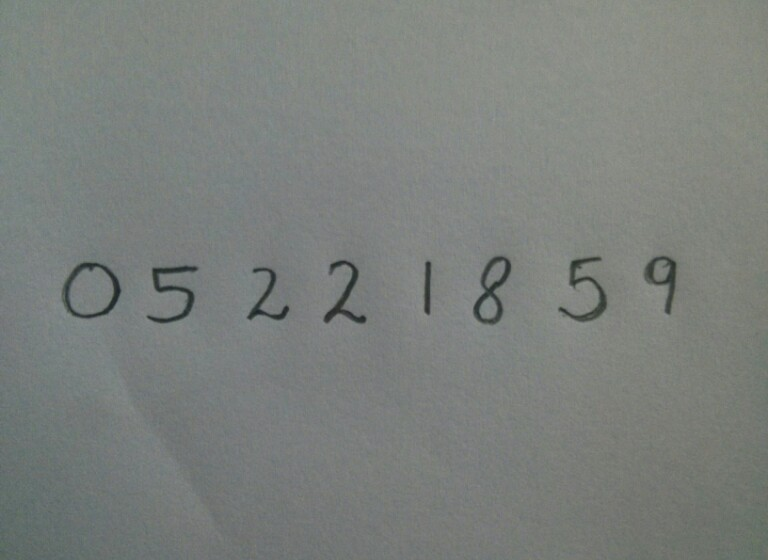
#> input picture images/test_photo_1.jpg, 768 x 560 px
$ python image.py images/test_photo_1.jpg
#> lines starting #> are read from the running program, lines starting #| are printed output that depends on the picture; after the words box and inside, x2 and y2 are one past the last pixel; in counts of white or black regions, pixels touching at a corner belong together
import cv2
import sys
from skimage.feature import hog
import numpy as np
import joblib

# Load the Classifier
clf = joblib.load("digits_cls.pkl")
#> (reads digits_cls.pkl from the repository)

# Read the input image filename from command-line arguments
if len(sys.argv) != 2:
    print("Usage: python image.py <image_filename>")
    sys.exit(1)

imagePath = sys.argv[1]
im = cv2.imread(imagePath)
#> im is the input picture: shape (560, 768, 3); mean B, G, R 123.9, 127.4, 123

# Convert to grayscale and apply Gaussian filtering
im_gray = cv2.cvtColor(im, cv2.COLOR_BGR2GRAY)
im_gray = cv2.GaussianBlur(im_gray, (5, 5), 0)

# Threshold the image
ret, im_th = cv2.threshold(im_gray, 90, 255, cv2.THRESH_BINARY_INV)
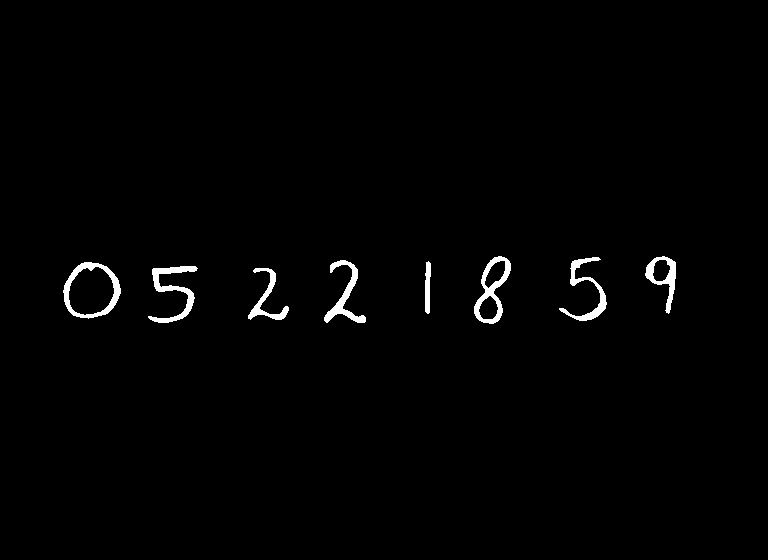
#> im_th: shape (560, 768); 1.2% white; 8 white regions

# Find contours in the image
ctrs, hier = cv2.findContours(
    im_th.copy(), cv2.RETR_EXTERNAL, cv2.CHAIN_APPROX_SIMPLE)
#> ctrs = 8 contours; box (x1, y1, x2, y2) and area: (63, 262, 121, 319) 2436, (474, 256, 511, 324) 1370, (645, 256, 676, 314) 795, (148, 266, 198, 323) 694, (324, 260, 366, 323) 620, (559, 257, 607, 321) 573, (248, 268, 289, 320) 444, (425, 261, 431, 314) 202

# Get rectangles contains each contour
rects = [cv2.boundingRect(ctr) for ctr in ctrs]
#> rects = [(248, 268, 41, 52), (148, 266, 50, 57), (63, 262, 58, 57), (425, 261, 6, 53), (324, 260, 42, 63), (559, 257, 48, 64), (645, 256, 31, 58), (474, 256, 37, 68)]

# For each rectangular region, calculate HOG features and predict
# the digit using LINEAR SVM
for rect in rects:
    # Draw the rectangles
    cv2.rectangle(im, (rect[0], rect[1]), (rect[0] +
                  rect[2], rect[1] + rect[3]), (0, 255, 0), 3)

    # Make the rectangular region around the digit
    leng = int(rect[3] * 1.6)
    pt1 = int(rect[1] + rect[3] // 2 - leng // 2)
    pt2 = int(rect[0] + rect[2] // 2 - leng // 2)
    roi = im_th[pt1:pt1 + leng, pt2:pt2 + leng]

    # Check if roi is not empty and its size is greater than zero before resizing
    if roi is not None and roi.size > 0:
        # Resize the image
        roi = cv2.resize(roi, (28, 28), interpolation=cv2.INTER_AREA)
        roi = cv2.dilate(roi, (3, 3))

        # Calculate the HOG features
        roi_hog_fd = hog(roi, orientations=9, pixels_per_cell=(
            14, 14), cells_per_block=(1, 1), visualize=False)
        nbr = clf.predict(np.array([roi_hog_fd], 'float64'))
        cv2.putText(im, str(int(nbr[0])), (rect[0], rect[1]),
                    cv2.FONT_HERSHEY_DUPLEX, 2, (0, 255, 0), 3)
#> this loop made 8 passes
#> (rect, leng, pt1, pt2, nbr) on passes 1 to 8: ((248, 268, 41, 52), 83, 253, 227, [2]), ((148, 266, 50, 57), 91, 249, 128, [5]), ((63, 262, 58, 57), 91, 245, 47, [0]), ((425, 261, 6, 53), 84, 245, 386, [1]), ((324, 260, 42, 63), 100, 241, 295, [2]), ((559, 257, 48, 64), 102, 238, 532, [5]), ((645, 256, 31, 58), 92, 239, 614, [9]), ((474, 256, 37, 68), 108, 236, 438, [8])
#> pass 1, `roi = im_th[pt1:pt1 + leng, pt2:pt2 + leng]`:
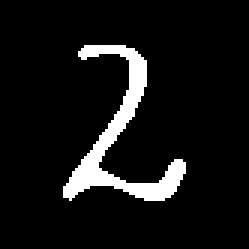
#> roi: shape (83, 83) (shown 3 times larger); 7.9% white; 1 white region, box (x1, y1, x2, y2) and area: (21, 15, 62, 67) 543
#> pass 1, `roi = cv2.resize(roi, (28, 28), interpolation=cv2.INTER_AREA)`:
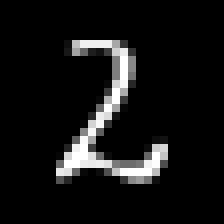
#> roi: shape (28, 28) (shown 8 times larger); min 0, max 255, mean 20.1
#> pass 1, `roi = cv2.dilate(roi, (3, 3))`:
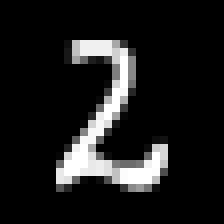
#> roi: shape (28, 28) (shown 8 times larger); min 0, max 255, mean 27.7
#> pass 2, `roi = im_th[pt1:pt1 + leng, pt2:pt2 + leng]`:
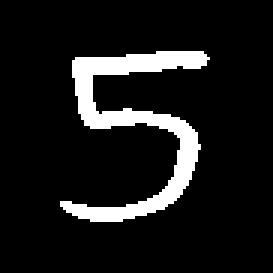
#> roi: shape (91, 91) (shown 3 times larger); 10.2% white; 1 white region, box (x1, y1, x2, y2) and area: (20, 17, 70, 74) 842
#> after the loop:
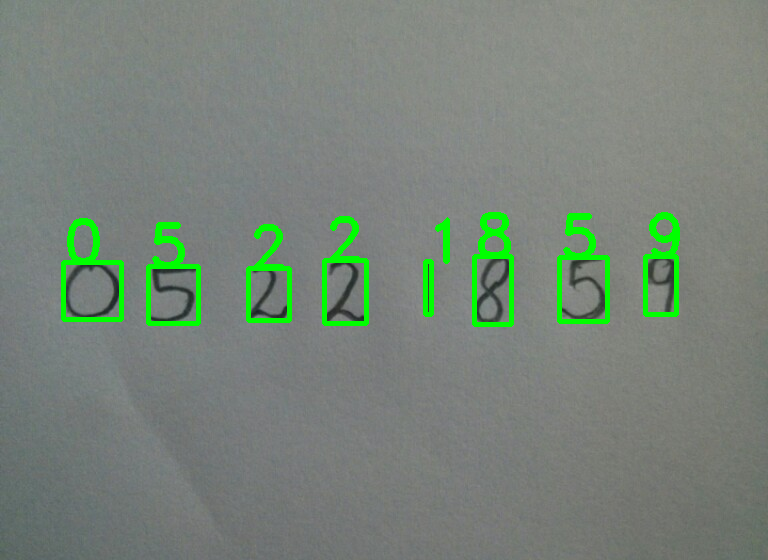
#> im: shape (560, 768, 3); 2.92% of pixels changed, all inside (x1, y1, x2, y2) = (61, 212, 680, 327)
#> after the loop:
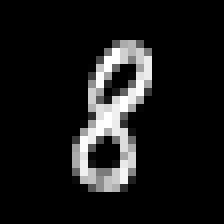
#> roi: shape (28, 28) (shown 8 times larger); min 0, max 255, mean 24.7
#> after the loop, roi_hog_fd = 36 values, max 0.499 at index 0, min 0 at index 5, mean 0.301

# Display the resulting image
cv2.imshow("Processed Image", im)
cv2.waitKey(0)
cv2.destroyAllWindows()
